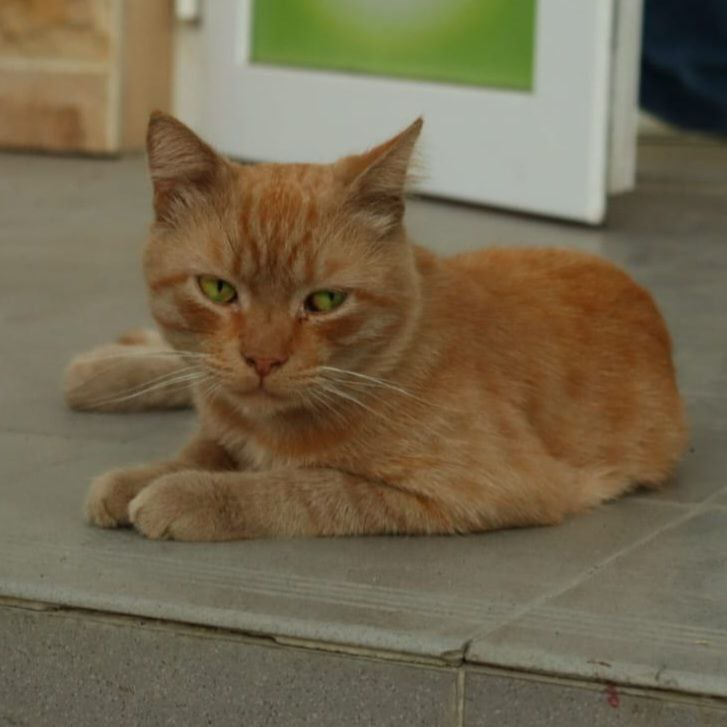
%> input picture lab-2/kot1.jpg, 727 x 727 px
$ octave lab2.m   (GNU Octave 9; MATLAB toolbox functions it lacks are replaced by stand-ins)
%> lines starting %> are read from the running program, lines starting %| are printed output that depends on the picture
cat=imread('kot1.jpg');
%> cat is the input picture: size 727x727x3 uint8; mean R, G, B 116.1, 104.1, 78.7
cat_gray=rgb2gray(cat);
cat_flip_gorizontal=flip(cat, 1);
cat_gray_flip_gorizontal=flip(cat_gray, 1);
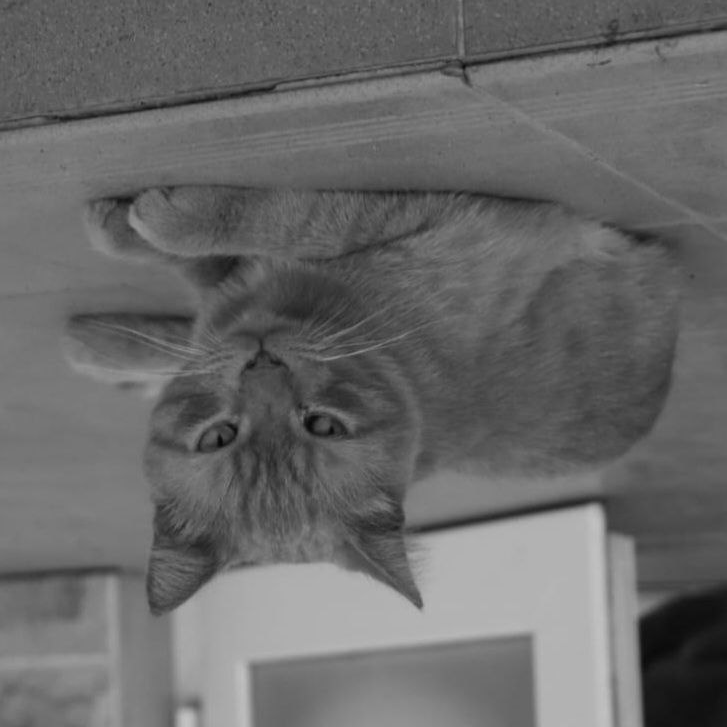
%> cat_gray_flip_gorizontal: size 727x727 uint8; min 6, max 195, mean 104.8; mean of the top-left, top-right, bottom-left and bottom-right quarters 96.1, 97, 115.4, 110.5
cat_flip_vertical=flip(cat, 2);
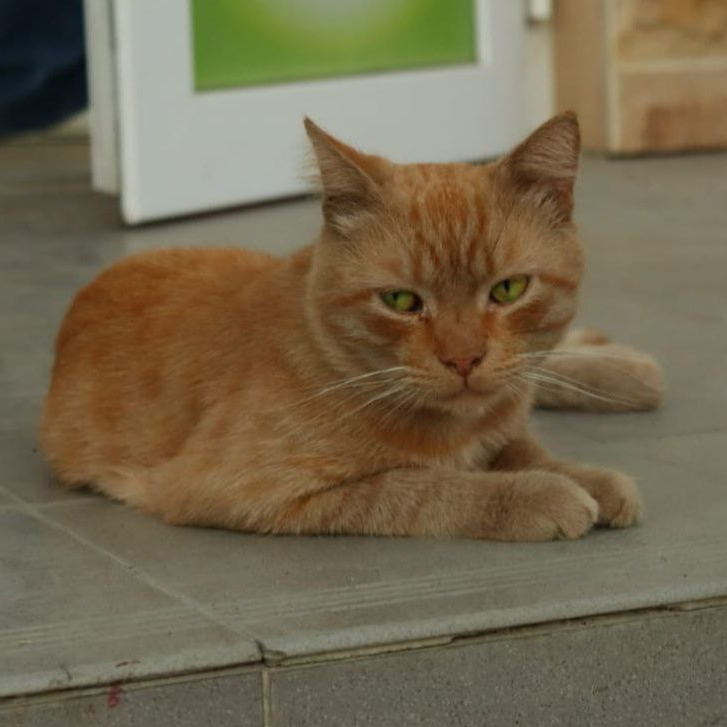
%> cat_flip_vertical: size 727x727x3 uint8; mean R, G, B 116.1, 104.1, 78.7; mean of the top-left, top-right, bottom-left and bottom-right quarters 105.3, 109.2, 92.2, 91.8
cat_gray_flip_vertical=flip(cat_gray, 2);
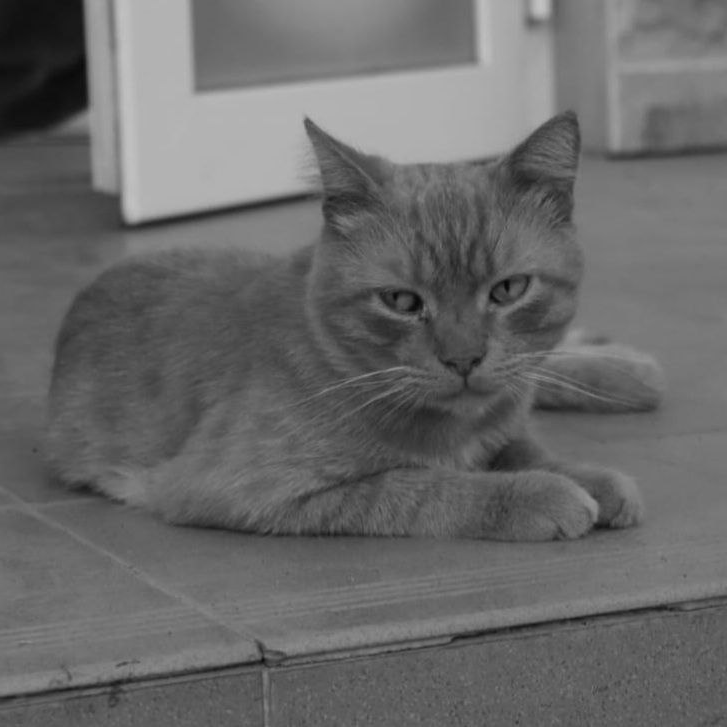
%> cat_gray_flip_vertical: size 727x727 uint8; min 6, max 195, mean 104.8; mean of the top-left, top-right, bottom-left and bottom-right quarters 110.5, 115.5, 97, 96.1

T =[1   0   0;
    0   1   0;
    100 100 1];
tform = affine2d(T);
cat_shift = imwarp(cat, tform , 'Interp', 'nearest', 'OutputView', imref2d(size(cat), [1 size(cat,2)], [1 size(cat,1)]));
cat_gray_shift = imwarp(cat_gray, tform , 'Interp', 'nearest', 'OutputView', imref2d(size(cat_gray), [1 size(cat_gray,2)], [1 size(cat_gray,1)]));
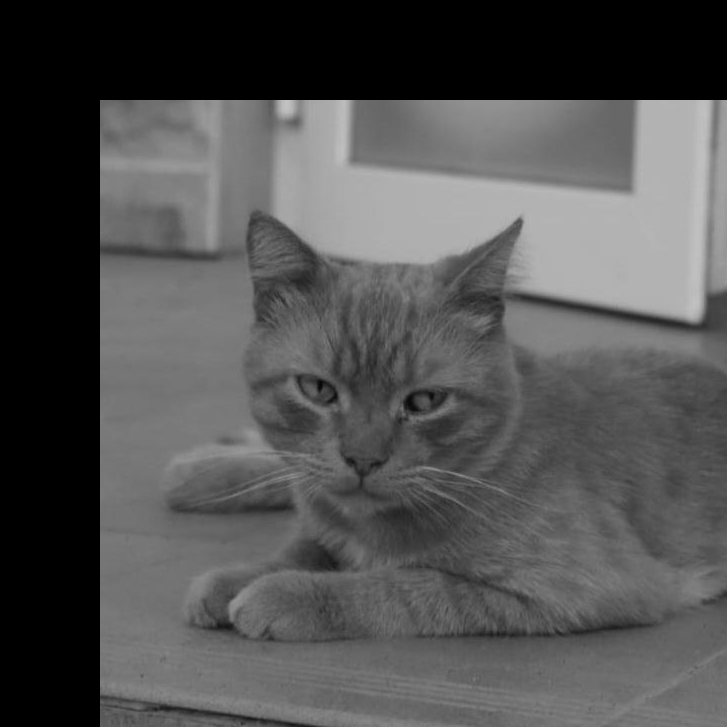
%> cat_gray_shift: size 727x727 uint8; min 0, max 195, mean 81.8

T = [1      0       0;
     0.3    1       0;
     0      0       1];
tform = affine2d(T);
cat_bevel = imwarp(cat, tform);
cat_gray_bevel = imwarp(cat_gray, tform);
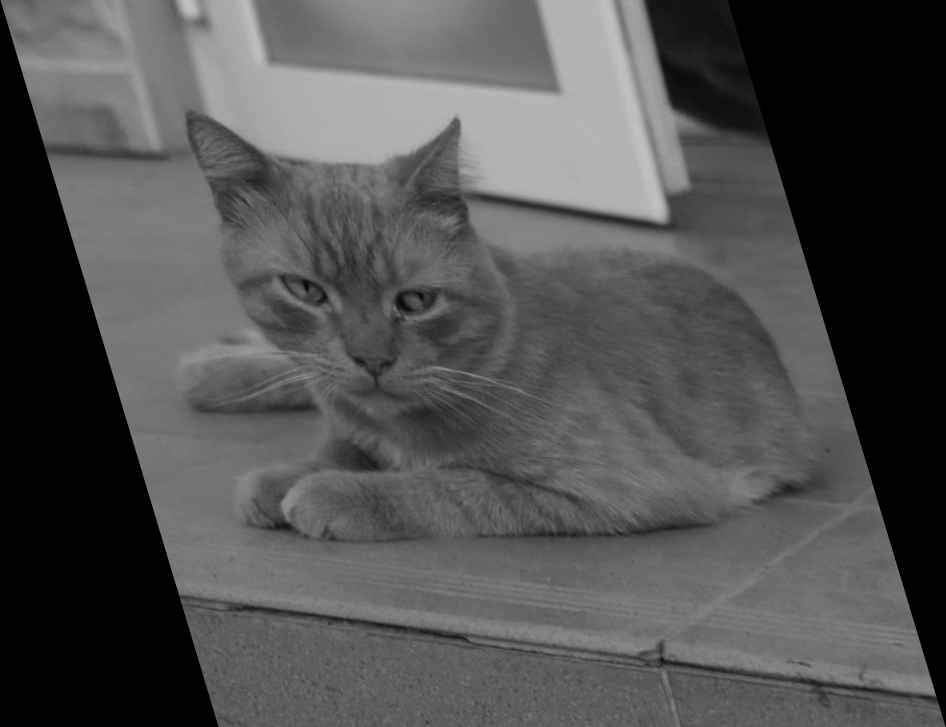
%> cat_gray_bevel: size 727x946 uint8; min 0, max 195, mean 80.5

phi = 30*pi/180;
T = [cos(phi)   sin(phi)    0;
    -sin(phi)   cos(phi)    0;
    0           0           1];
tform = affine2d(T);
cat_rotate = imwarp(cat, tform, 'OutputView', imref2d(size(cat)));
cat_gray_rotate = imwarp(cat_gray, tform, 'OutputView', imref2d(size(cat_gray)));
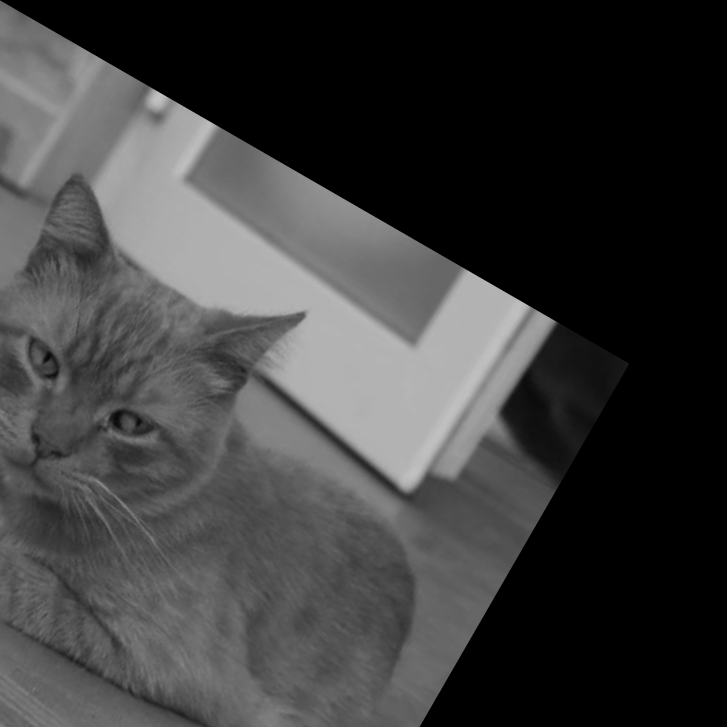
%> cat_gray_rotate: size 727x727 uint8; min 0, max 195, mean 61.3


center = [size(cat, 2) / 2, size(cat, 1) / 2];
%> center = [363.5 363.5]
T_center_to_coordinates = [1           0           0;
                0           1           0;
               -center(1)   -center(2)  1];
%> T_center_to_coordinates = [1 0 0; 0 1 0; -363.5 -363.5 1]
T_rotate = [cos(phi)   sin(phi)    0;
           -sin(phi)   cos(phi)    0;
            0          0           1];
T_coordinates_to_center = [1           0          0;
                0           1          0;
                center(1)   center(2)  1];
%> T_coordinates_to_center = [1 0 0; 0 1 0; 363.5 363.5 1]
T_center = T_center_to_coordinates * T_rotate * T_coordinates_to_center;
tform_center = affine2d(T_center);
cat_rotate_center = imwarp(cat, tform_center, 'OutputView', imref2d(size(cat)));
cat_gray_rotate_center = imwarp(cat_gray, tform_center, 'OutputView', imref2d(size(cat_gray)));
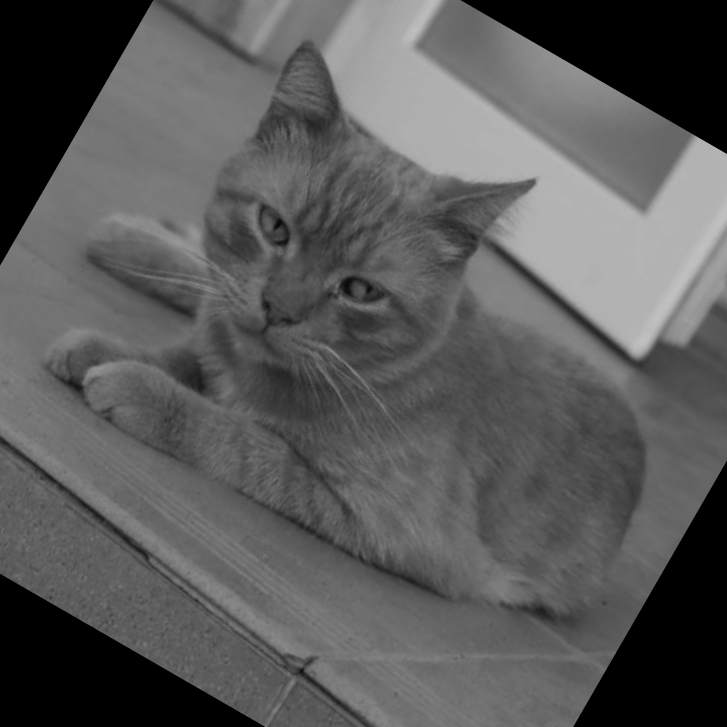
%> cat_gray_rotate_center: size 727x727 uint8; min 0, max 193, mean 89.7

subplot(4, 4, 1);
imshow(cat);
title('Цветное обычное');

subplot(4, 4, 2);
imshow(cat_gray);
title('Серое обычное');

subplot(4, 4, 3);
imshow(cat_flip_gorizontal);
title('Цветное по горизонтали');

subplot(4, 4, 4);
imshow(cat_gray_flip_gorizontal);
title('Серое по горизонтали');

subplot(4, 4, 5);
imshow(cat_flip_vertical);
title('Цветное по вертикали');

subplot(4, 4, 6);
imshow(cat_gray_flip_vertical);
title('Серое по вертикали');

subplot(4, 4, 7);
imshow(cat_shift);
title('Цветное со сдвигом');

subplot(4, 4, 8);
imshow(cat_gray_shift);
title('Серое со сдвигом');

subplot(4, 4, 9);
imshow(cat_bevel);
title('Цветное со скосом');

subplot(4, 4, 10);
imshow(cat_gray_bevel);
title('Серое со скосом');

subplot(4, 4, 11);
imshow(cat_rotate);
title('Цветное с поворотом, начало координат');

subplot(4, 4, 12);
imshow(cat_gray_rotate);
title('Серое с поворотом, начало координат');

subplot(4, 4, 13);
imshow(cat_rotate_center);
title('Цветное с поворотом, центр');

subplot(4, 4, 14);
imshow(cat_gray_rotate_center);
title('Серое с поворотом, центр');

$ run again, with lab-2/kot2.jpg copied over lab-2/kot1.jpg
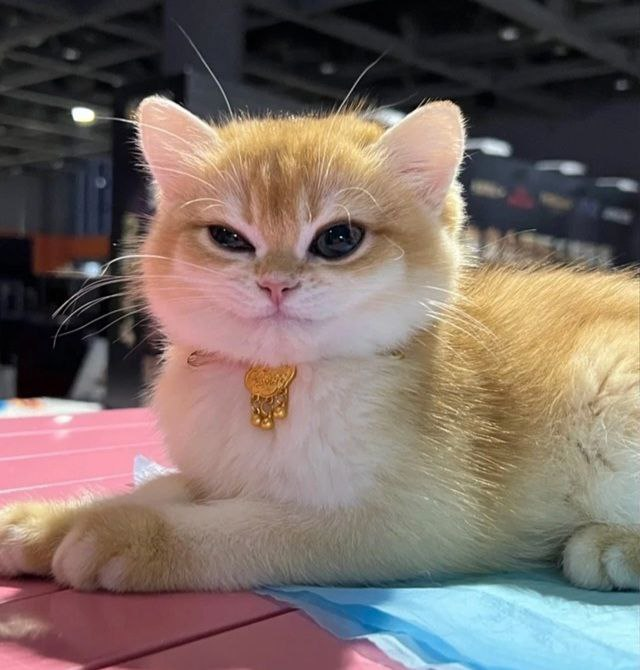
%> input picture lab-2/kot2.jpg, 640 x 670 px
%> cat is the input picture: size 670x640x3 uint8; mean R, G, B 123.1, 109, 102.7
%> `cat_gray_rotate = imwarp(cat_gray, tform, 'OutputView', imref2d(size(c..`:
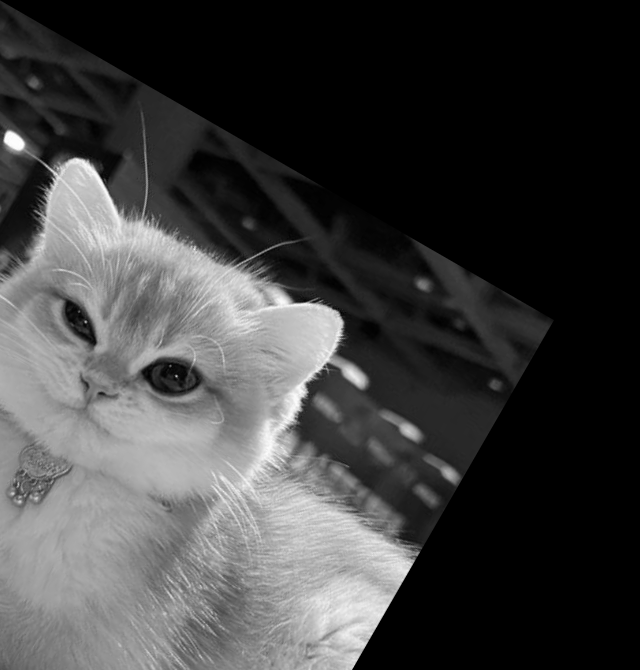
%> cat_gray_rotate: size 670x640 uint8; min 0, max 255, mean 63.3
%> `cat_gray_rotate_center = imwarp(cat_gray, tform_center, 'OutputView', ..`:
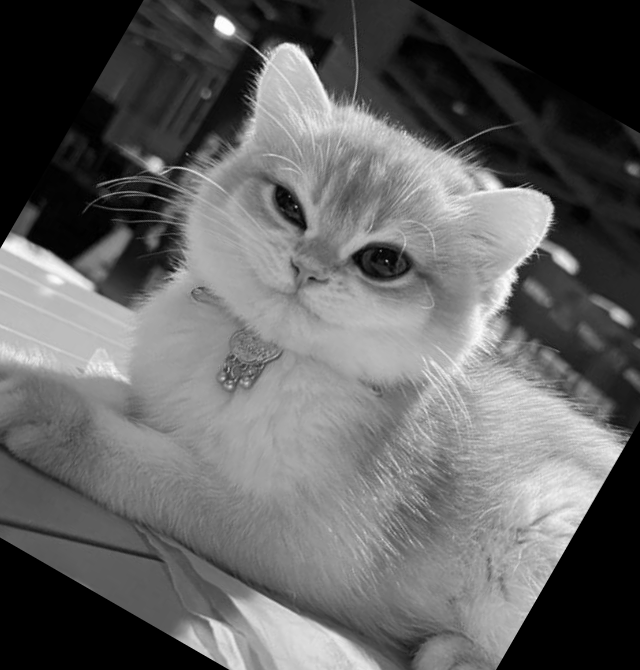
%> cat_gray_rotate_center: size 670x640 uint8; min 0, max 254, mean 98.3
